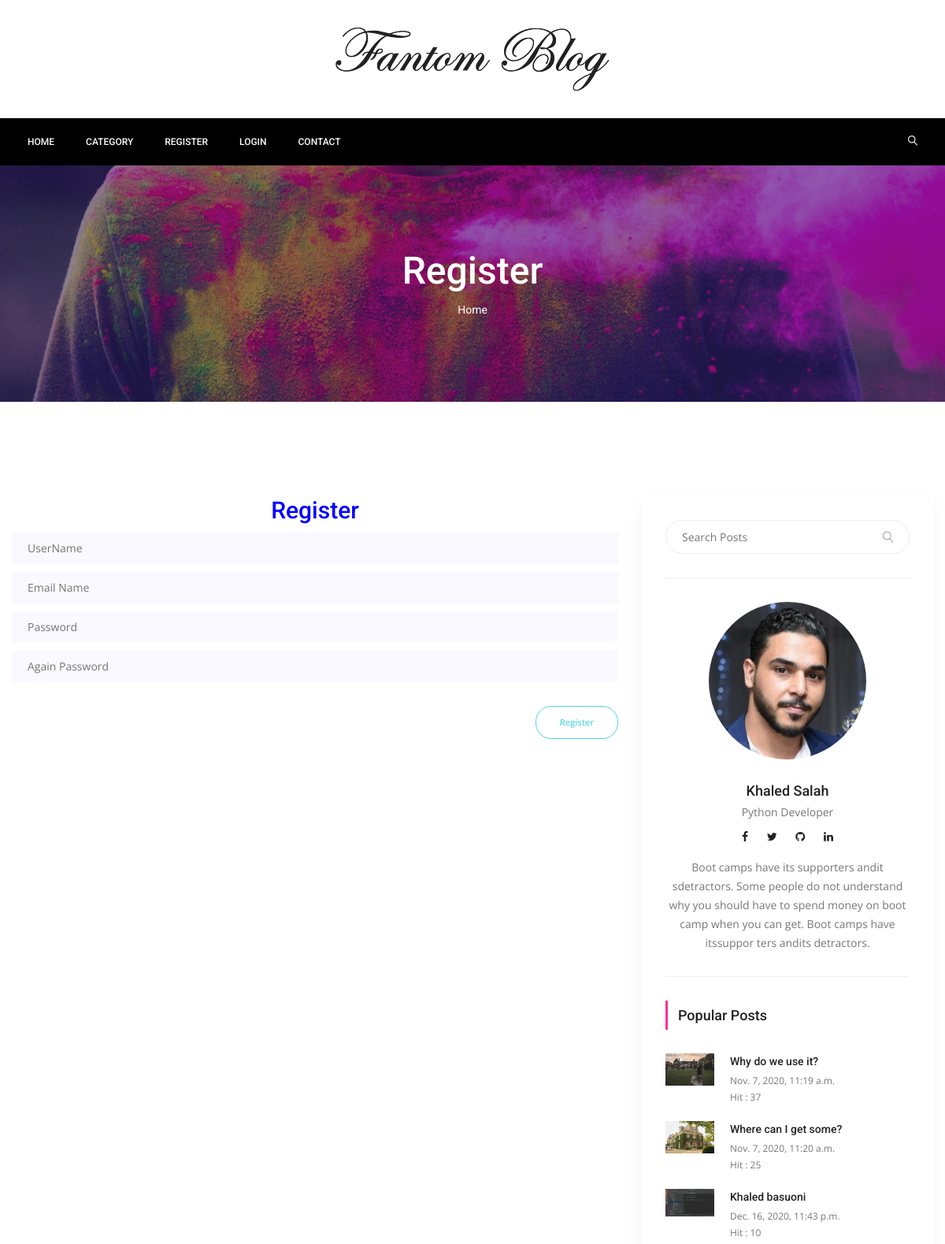
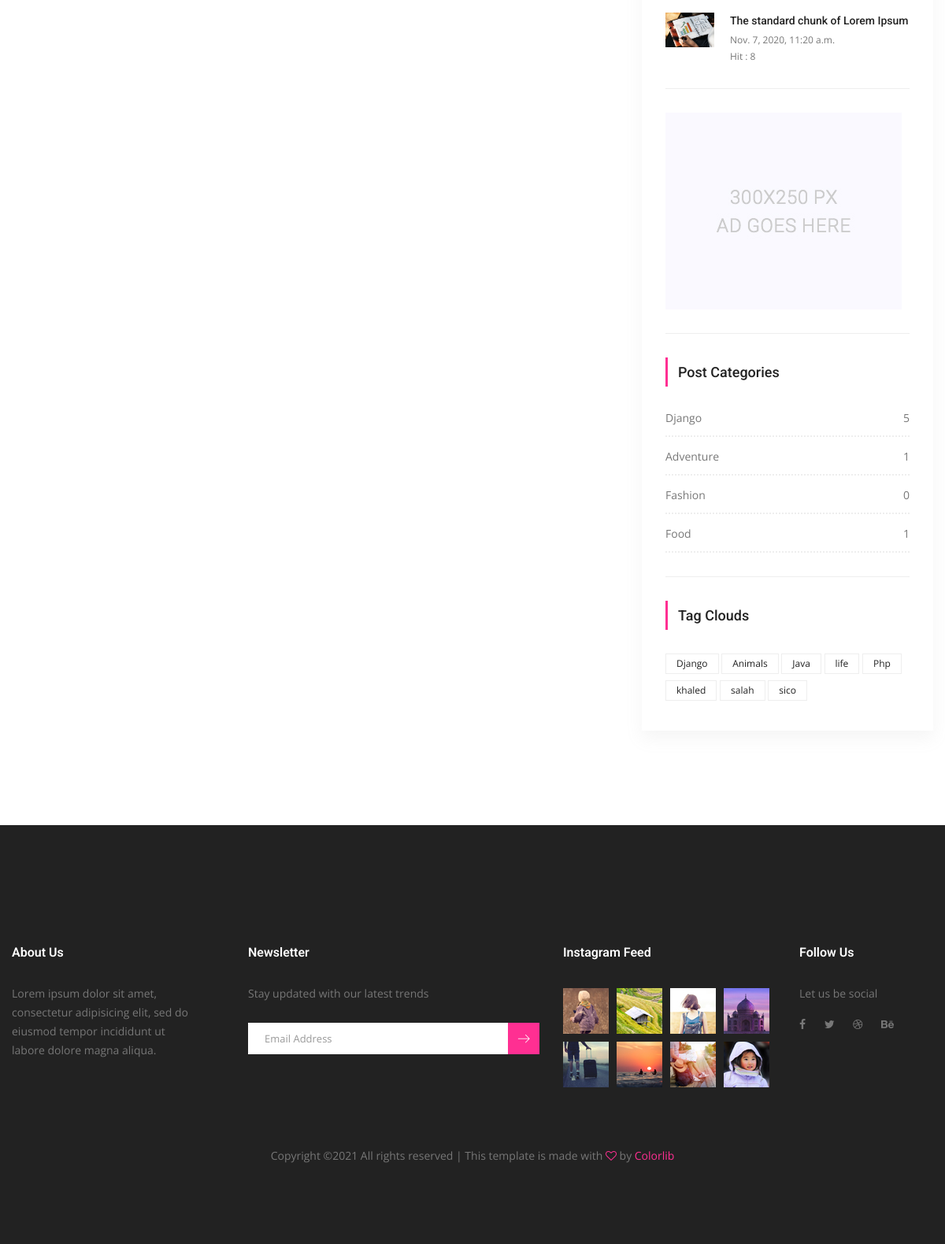
The page /users/register/ on the database its author committed (2 pictures, top to bottom).
### posts/models.py (models this page shows, shortened)
class Post(models.Model):
    title = models.CharField(max_length=150)
    content = models.TextField()
    publishing_date = models.DateTimeField(auto_now_add=True)
    image = models.ImageField(blank=True, null=True, upload_to='uploads/')
    user = models.ForeignKey(settings.AUTH_USER_MODEL, on_delete=models.CASCADE)
    slug = models.SlugField(default='slug', editable=False)
    category = models.ForeignKey(Category, on_delete=models.CASCADE, default=1, related_name='posts')
    tag = models.ManyToManyField(Tag, related_name='posts', blank=True)
    slider_post = models.BooleanField(default=False)
    hit = models.PositiveIntegerField(default=0)

class Category(models.Model):
    title = models.CharField(max_length=150)
    slug = models.SlugField(default='slug', editable=False)
    def post_count(self):
        return self.posts.all().count()

class Tag(models.Model):
    title = models.CharField(max_length=150)
    slug = models.SlugField(editable=False)

### users/views.py (the view)
# urls.py: path('register/', RegisterView.as_view(), name='register'),
class RegisterView(CreateView):
    form_class = RegisterForm
    template_name = 'users/register.html'
    success_url = '/'

### users/forms.py
class RegisterForm(UserCreationForm):
    username = forms.CharField(max_length=50)
    email = forms.CharField(max_length=50)
    password1 = forms.CharField()
    password2 = forms.CharField()
    class Meta(UserCreationForm):
        model = User
        fields = ('username', 'email', 'password1', 'password2')

### posts/templatetags/custom_tags.py (called while the page is built)
@register.simple_tag(name="categories")
def all_categories():
    return Category.objects.all()

@register.simple_tag(name='tags')
def all_tags():
    return Tag.objects.all()

@register.simple_tag(name='hit_posts')
def hit_posts():
    return Post.objects.order_by('-hit')[:4]

### templates/users/register.html (shortened to what this page needs)
{% extends 'base.html' %}
{% load static %}
{% block content%}
<section class="banner_area">
    <div class="banner_inner d-flex align-items-center">
        <div class="overlay bg-parallax" data-stellar-ratio="0.9" data-stellar-vertical-offset="0"
             data-background=""></div>
        <div class="container">
            <div class="banner_content text-center">
                <h2>Register</h2>
                <div class="page_link">
                    <a href="{% url 'index' %}">Home</a>
                </div>
            </div>
        </div>
    </div>
</section>
<section class="blog_area p_120">
    <div class="container">
        <div class="row">
            <div class="col-lg-8">
                <h2 style="text-align:center;color:blue">Register</h2>
                <div class="blog_left_sidebar">
                    <form method="post" >
                        <div class="mt-10">
                            <input type="text"
                                   name="username"
                                   placeholder="UserName"
                                   onfocus="this.placeholder = ''"
                                   onblur="this.placeholder = 'UserName'"
                                   required=""
                                   class="single-input">
                        </div>
                        <div class="mt-10">
                            <input type="text"
                                   name="email"
                                   placeholder="Email Name"
                                   onfocus="this.placeholder = ''"
                                   onblur="this.placeholder = 'Email'"
                                   required=""
                                   class="single-input">
                        </div>
                        <div class="mt-10">
                            <input type="password"
                                   name="password1"
                                   placeholder="Password"
                                   onfocus="this.placeholder = ''"
                                   onblur="this.placeholder = 'Password'"
                                   required=""
                                   class="single-input">
                        </div>
                        <div class="mt-10">
                            <input type="password"
                                   name="password2"
                                   placeholder="Again Password"
                                   onfocus="this.placeholder = ''"
                                   onblur="this.placeholder = 'Again Password'"
                                   required=""
                                   class="single-input">
                        </div>
                        <input type="submit" class="genric-btn success-border circle"
                               style="float:right;margin-top:30px" value="Register">
                    </form>
                </div>
            </div>
            {% include 'right-side.html' %}
        </div>
    </div>
</section>
{% endblock %}

### templates/right-side.html
{% load static %}
{% load custom_tags %}
<div class="col-lg-4">
    <div class="blog_right_sidebar">
        <aside class="single_sidebar_widget search_widget">
            <form action="{% url 'search' %}" method="get">
                <div class="input-group">
                    <input type="text" class="form-control" placeholder="Search Posts" name="q">
                    <span class="input-group-btn">
                    <button class="btn btn-default" type="button"><i class="lnr lnr-magnifier"></i></button>
                    </span>
                </div>
            </form>
            <div class="br"></div>
        </aside>
        <aside class="single_sidebar_widget author_widget">
            <img class="author_img rounded-circle" src="{% static 'img/blog/khaled.jpeg' %}" alt="">
            <h4>Khaled Salah</h4>
            <p>Python Developer </p>
            <div class="social_icon">
                <a target="_blank" href="https://www.facebook.com/khaled.salah.5283/"><i class="fa fa-facebook"></i></a>
                <a target="_blank" href="https://twitter.com/Khaledbasuoni"><i class="fa fa-twitter"></i></a>
                <a target="_blank" href="https://github.com/khaled-salah"><i class="fa fa-github"></i></a>
                <a target="_blank" href="https://www.linkedin.com/in/k-salah/"><i class="fa fa-linkedin"></i></a>
            </div>
            <p>Boot camps have its supporters andit sdetractors. Some people do not understand why you should have to
                spend money on boot camp when you can get. Boot camps have itssuppor ters andits detractors.</p>
            <div class="br"></div>
        </aside>
        <aside class="single_sidebar_widget popular_post_widget">
            <h3 class="widget_title">Popular Posts</h3>
            {% hit_posts as hit_posts %}
            {% for hit_post in hit_posts %}
            <div class="media post_item">
                <img src="{{ hit_post.image.url }}" width="20%" height="15%" alt="post">
                <div class="media-body">
                    <a href="{% url 'detail' pk=hit_post.pk slug=hit_post.slug %}"><h3>{{ hit_post.title }}</h3></a>
                    <p>{{ hit_post.publishing_date }}</p>
                    <p>Hit : {{ hit_post.hit }}</p>
                </div>
            </div>
            {% endfor %}
            <div class="br"></div>
        </aside>
        <aside class="single_sidebar_widget">
            <a href="#"><img class="img-fluid" src="{% static 'img/blog/add.jpg' %}" alt=""></a>
            <div class="br"></div>
        </aside>
        <aside class="single_sidebar_widget post_category_widget">
            <h4 class="widget_title">Post Categories</h4>
            <ul class="list cat-list">
                {% categories as categories %}
                {% for category in categories %}
                <li>
                    <a href="{% url 'category-detail' pk=category.pk slug=category.slug %}"
                       class="d-flex justify-content-between">
                        <p>{{ category.title }}</p>
                        <p>{{ category.post_count }}</p>
                    </a>
                </li>
                {% endfor %}
            </ul>
            <div class="br"></div>
        </aside>
        <aside class="single-sidebar-widget tag_cloud_widget">
            <h4 class="widget_title">Tag Clouds</h4>
            <ul class="list">
                {% tags as tags %}
                {% for tag in tags %}
                <li><a href="{% url 'tag_detail' slug=tag.slug%}">{{ tag.title }}</a></li>
                {% endfor %}
            </ul>
        </aside>
    </div>
</div>

### rows shown on the page
Post: image (picture), title "Why do we use it?", publishing_date "Nov. 7, 2020, 11:19 a.m.", hit "37"
Post: image (picture), title "Where can I get some?", publishing_date "Nov. 7, 2020, 11:20 a.m.", hit "25"
Post: image (picture), title "Khaled basuoni", publishing_date "Dec. 16, 2020, 11:43 p.m.", hit "10"
Post: image (picture), title "The standard chunk of Lorem Ipsum", publishing_date "Nov. 7, 2020, 11:20 a.m.", hit "8"
Category: title "Django", post_count "5"
Category: title "Adventure", post_count "1"
Category: title "Fashion", post_count "0"
Category: title "Food", post_count "1"
Tag: title "Django"
Tag: title "Animals"
Tag: title "Java"
Tag: title "life"
Tag: title "Php"
Tag: title "khaled"
Tag: title "salah"
Tag: title "sico"
